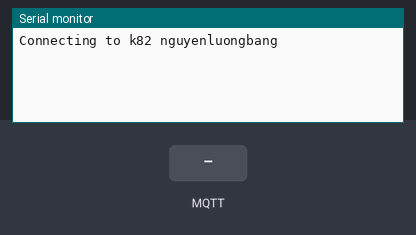
This sketch was run on a simulated ESP8266 (NodeMCU). On the bench: the last lines printed to the serial monitor. Inputs (shaded band) come from the test bench. WiFi joins after 1.5 s; servers stay silent unless stated; no MQTT or app messages arrive unless stated.

Above: at 1.2 s.
1.3 s: MQTT message "1" arrives on the first subscribed topic
At 2.5 s:
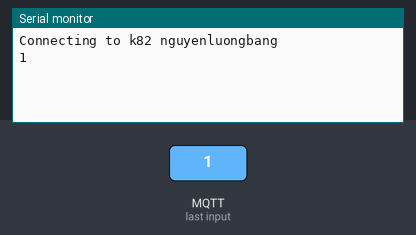
2.8 s: MQTT message "on" arrives on the first subscribed topic
At 3.7 s:
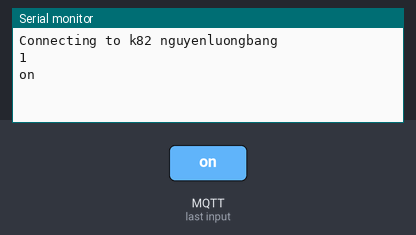
4.3 s: MQTT message "off" arrives on the first subscribed topic
At 4.8 s:
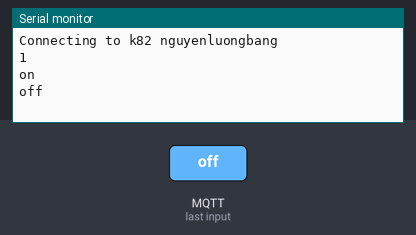

The sketch:

Iot-Example-Esp8266.ino
```cpp
#include <ESP8266WiFi.h>
#include "PubSubClient.h"

#define MQTT_SERVER "m12.cloudmqtt.com"
#define MQTT_TOPIC_PUB "SensorValue"
#define MQTT_TOPIC_SUB "ControlValue"
#define MQTT_USER "wind2115"
#define MQTT_PASSWORD "841566"

const uint16_t MQTT_PORT = 17387;

WiFiClient EspClient;
PubSubClient Client(EspClient);

String InputString = "";
boolean StringComplete = false;

char Ssid[] = "k82 nguyenluongbang";
char Password[] = "0917691235";

void setup()
{
  Serial.begin(9600);
  ConnectWifi();

  Client.setServer(MQTT_SERVER, MQTT_PORT);
  Client.setCallback(Callback);
}

void Callback(char* topic, byte* payload, unsigned int len)
{
  for (int i = 0; i < len; i++)
  {
    Serial.print((char)payload[i]);
  }
  Serial.println();
}

void Reconnect()
{
  while (!Client.connected())
  {
    if (Client.connect("ESP8266Client", MQTT_USER, MQTT_PASSWORD))
    {
      Client.publish(MQTT_TOPIC_PUB, "ESP_reconnected");
      Client.subscribe(MQTT_TOPIC_SUB);
    }
    else
    {
      delay(5000);
    }
  }
}

void loop()
{
  SerialEvent();
  if (StringComplete)
  {
    char charBuf[50];
    InputString.toCharArray(charBuf, 50);
    Client.publish(MQTT_TOPIC_PUB, charBuf);

    InputString = "";
    StringComplete = false;
  }

  if (!Client.connected())
  {
    Reconnect();
  }
  Client.loop();
}

void SerialEvent()
{
  while (Serial.available())
  {
    char inChar = (char)Serial.read();
    InputString += inChar;

    if (inChar == '\n')
    {
      StringComplete = true;
    }
  }
}

void ConnectWifi()
{
  Serial.println();
  Serial.print("Connecting to ");
  Serial.println(Ssid);

  WiFi.begin(Ssid, Password);
}
```

Measured:
- after the input at 1.3 s, the serial monitor: prints a new line at once (image 1)
- after the input at 2.8 s, the serial monitor: prints a new line at once (image 2)
- after the input at 4.3 s, the serial monitor: prints a new line at once (image 3)
